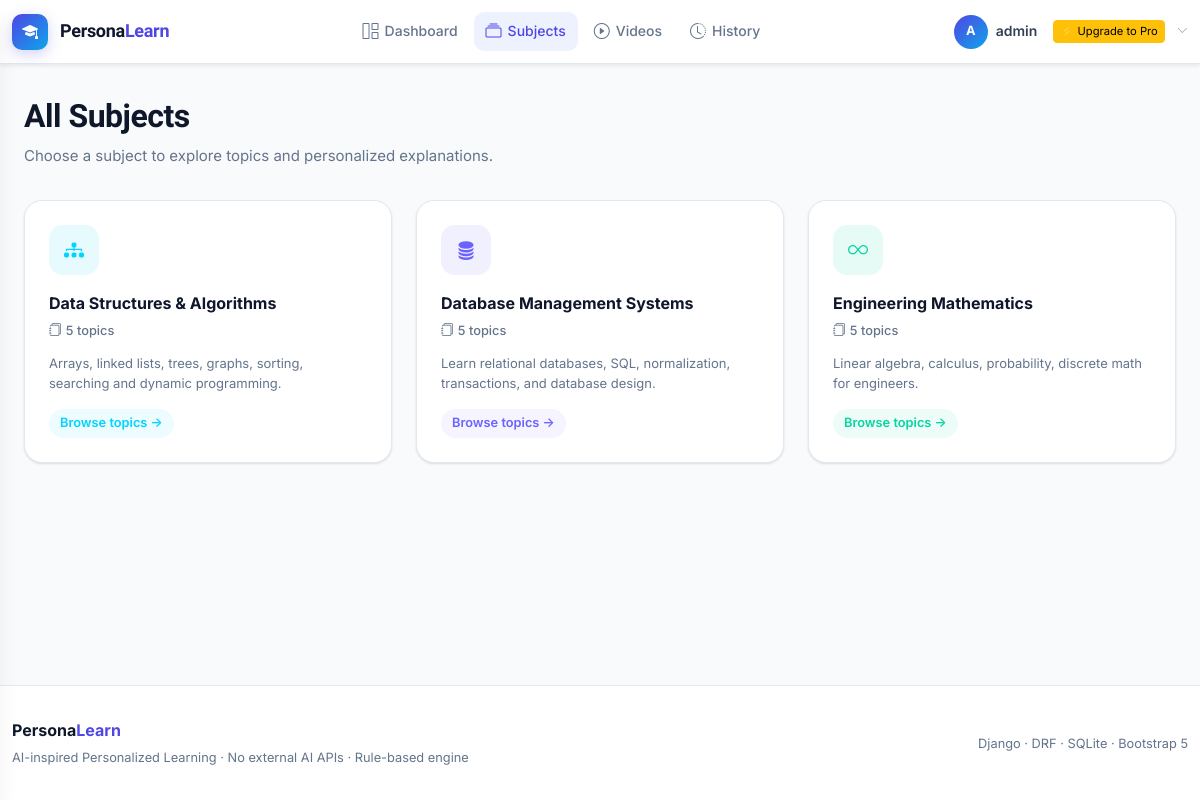
Before: /subjects/ (signed in) with the older database file.
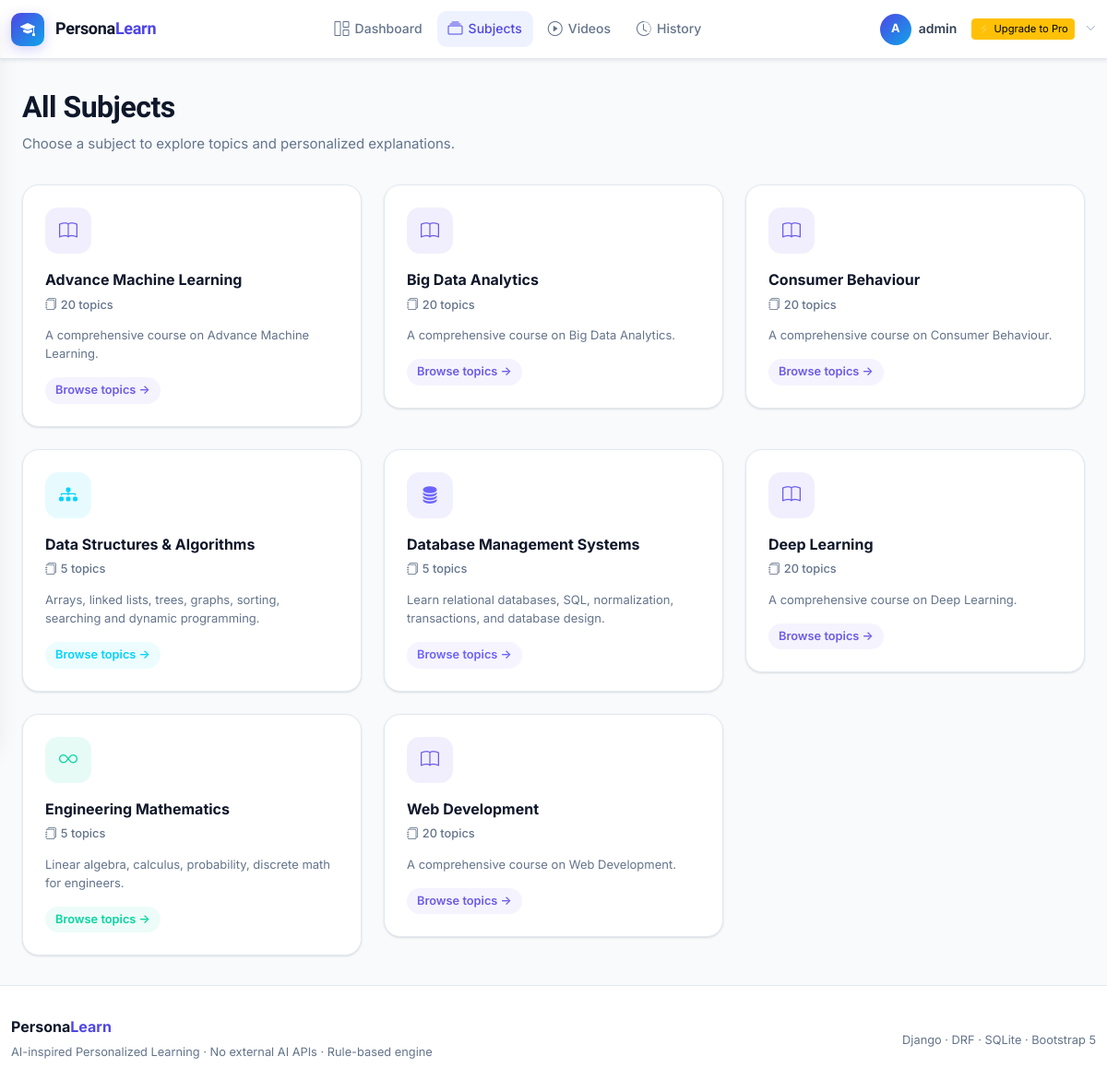
After: the same page with the newer database file.
### learning/models.py (models this page shows, shortened)
class Subject(models.Model):
    name = models.CharField(max_length=200)
    slug = models.SlugField(unique=True, blank=True)
    description = models.TextField(blank=True)
    icon = models.CharField(max_length=100, default='bi-book', help_text='Bootstrap icon class')
    color = models.CharField(max_length=20, default='#6c5ce7', help_text='Hex color for card')
    created_at = models.DateTimeField(auto_now_add=True)
    updated_at = models.DateTimeField(auto_now=True)
    class Meta:
        ordering = ['name']
    def get_topic_count(self):
        return self.topics.count()

### learning/views.py (the view)
# urls.py: path('subjects/', views.SubjectListView.as_view(), name='subject_list'),
@method_decorator(login_required, name='dispatch')
class SubjectListView(View):
    template_name = 'learning/subject_list.html'
    def get(self, request):
        subjects = Subject.objects.all()
        context = {'subjects': subjects}
        return render(request, self.template_name, context)

### accounts/models.py (called while the page is built)
    def get_avatar_initial(self):
        if self.user.first_name:
            return self.user.first_name[0].upper()
        return self.user.username[0].upper()

    def get_avatar_url(self):
        if self.avatar and hasattr(self.avatar, 'url'):
            try:
                return self.avatar.url
            except Exception:
                return None
        return None

### templates/learning/subject_list.html (shortened to what this page needs)
{% extends 'base.html' %}
{% block content %}
<div class="page-container">
  <div class="page-header anim-fade-up">
    <h1 class="page-title">All Subjects</h1>
    <p class="page-subtitle">Choose a subject to explore topics and personalized explanations.</p>
  </div>
  <div class="row g-4">
    {% for subject in subjects %}
    <div class="col-md-6 col-lg-4 anim-fade-up" style="animation-delay:{{ forloop.counter0 }}0ms;">
      <a href="{% url 'topic_list' subject.slug %}" class="subject-card">
        <div class="subject-icon" style="background:{{ subject.color }}18;">
          <i class="{{ subject.icon }}" style="color:{{ subject.color }};"></i>
        </div>
        <div class="subject-name">{{ subject.name }}</div>
        <div class="subject-meta"><i class="bi bi-journals me-1"></i>{{ subject.get_topic_count }} topics</div>
        <p class="subject-desc">{{ subject.description|truncatechars:120 }}</p>
        <div class="mt-3 d-flex justify-content-between align-items-center">
          <span style="font-size:.8rem;font-weight:600;color:{{ subject.color }};background:{{ subject.color }}12;padding:4px 11px;border-radius:var(--r-full);">Browse topics →</span>
        </div>
      </a>
    </div>
    {% endfor %}
  </div>
</div>
{% endblock %}

### templates/base.html (shortened to what this page needs)
<!DOCTYPE html>
<html lang="en">
<head>
  <link rel="stylesheet" href="https://cdn.jsdelivr.net/npm/bootstrap@5.3.3/dist/css/bootstrap.min.css"/>
  <link rel="stylesheet" href="https://cdn.jsdelivr.net/npm/bootstrap-icons@1.11.3/font/bootstrap-icons.min.css"/>
  <link rel="stylesheet" href="/static/css/style.css"/>
</head>
<body>
<header class="navbar-main shadow-sm">
  <div class="container navbar-main" style="height:64px;max-width:1200px;">
    <div class="d-flex align-items-center justify-content-between w-100" style="height:64px;">
      <a class="brand" href="{% url 'home' %}">
        <div class="brand-mark"><i class="bi bi-mortarboard-fill"></i></div>
        <span class="brand-name">Persona<span>Learn</span></span>
      </a>
      {% if user.is_authenticated %}
      <nav class="d-none d-md-flex">
        <ul class="nav-links">
          <li><a href="{% url 'dashboard' %}" class="nav-link {% if request.resolver_match.url_name == 'dashboard' %}active{% endif %}"><i class="bi bi-grid-1x2"></i>Dashboard</a></li>
          <li><a href="{% url 'subject_list' %}" class="nav-link {% if request.resolver_match.url_name == 'subject_list' or request.resolver_match.url_name == 'topic_list' %}active{% endif %}"><i class="bi bi-collection"></i>Subjects</a></li>
          <li><a href="{% url 'video_recommendations' %}" class="nav-link {% if request.resolver_match.url_name == 'video_recommendations' %}active{% endif %}"><i class="bi bi-play-circle"></i>Videos</a></li>
          <li><a href="{% url 'interaction_history' %}" class="nav-link {% if request.resolver_match.url_name == 'interaction_history' %}active{% endif %}"><i class="bi bi-clock-history"></i>History</a></li>
        </ul>
      </nav>
      {% endif %}
      <div class="d-flex align-items-center gap-2">
        {% if user.is_authenticated %}
          <div class="dropdown d-none d-md-block">
            <div class="d-flex align-items-center gap-2" style="cursor:pointer;" data-bs-toggle="dropdown">
              <div class="user-avatar">
                {% if user.profile.get_avatar_url %}
                  <img src="{{ user.profile.get_avatar_url }}" alt="Avatar" style="width:100%;height:100%;object-fit:cover;border-radius:50%;"/>
                {% else %}
                  {{ user.username|first|upper }}
                {% endif %}
              </div>
              <span class="d-none d-lg-block" style="font-size:.875rem;font-weight:600;color:var(--text-secondary);">{{ user.first_name|default:user.username }}</span>
              {% with profile=request.user.profile %}
              {% if profile.is_pro %}
                  <span class="badge bg-success ms-2">✅ Pro</span>
              {% elif profile.pro_requested %}
                  <span class="badge bg-warning text-dark ms-2">⏳ Pending</span>
              {% else %}
                  <a href="{% url 'upgrade' %}" class="btn btn-warning btn-sm ms-2" style="font-size: 0.7rem; padding: 2px 6px;">⚡ Upgrade to Pro</a>
              {% endif %}
              {% endwith %}
              <i class="bi bi-chevron-down d-none d-lg-block ms-1" style="font-size:.7rem;color:var(--text-light);"></i>
            </div>
          </div>
        {% else %}
          <a href="{% url 'login' %}" class="btn-secondary btn-sm">Sign In</a>
          <a href="{% url 'register' %}" class="btn-primary btn-sm">Get Started</a>
        {% endif %}
      </div>
    </div>
  </div>
</header>
<main class="main-content">{% block content %}{% endblock %}</main>
<footer class="site-footer">
  <div class="container" style="max-width:1200px;">
    <div class="row align-items-center">
      <div class="col-md-6">
        <div class="footer-brand">Persona<span>Learn</span></div>
        <div class="footer-copy">AI-inspired Personalized Learning · No external AI APIs · Rule-based engine</div>
      </div>
      <div class="col-md-6 text-md-end mt-3 mt-md-0">
        <span style="font-size:.8rem;color:var(--text-muted);">Django · DRF · SQLite · Bootstrap 5</span>
      </div>
    </div>
  </div>
</footer>
</body>
</html>

Changed rows visible on the page:
added Subject: name "Advance Machine Learning", get_topic_count "20", description "A comprehensive course on Advance Machine Learning."
added Subject: name "Big Data Analytics", get_topic_count "20", description "A comprehensive course on Big Data Analytics."
added Subject: name "Consumer Behaviour", get_topic_count "20", description "A comprehensive course on Consumer Behaviour."
added Subject: name "Deep Learning", get_topic_count "20", description "A comprehensive course on Deep Learning."
added Subject: name "Web Development", get_topic_count "20", description "A comprehensive course on Web Development."
